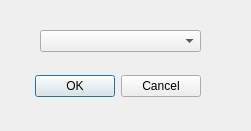
<?xml version="1.0" encoding="UTF-8"?>
<ui version="4.0">
 <class>egyeniuzenet</class>
 <widget class="QDialog" name="egyeniuzenet">
  <property name="geometry">
   <rect>
    <x>0</x>
    <y>0</y>
    <width>251</width>
    <height>131</height>
   </rect>
  </property>
  <property name="windowTitle">
   <string>Üzenet kiválasztása</string>
  </property>
  <widget class="QDialogButtonBox" name="buttonBox">
   <property name="geometry">
    <rect>
     <x>30</x>
     <y>70</y>
     <width>171</width>
     <height>32</height>
    </rect>
   </property>
   <property name="orientation">
    <enum>Qt::Horizontal</enum>
   </property>
   <property name="standardButtons">
    <set>QDialogButtonBox::Cancel|QDialogButtonBox::Ok</set>
   </property>
  </widget>
  <widget class="QComboBox" name="uzenet">
   <property name="geometry">
    <rect>
     <x>40</x>
     <y>30</y>
     <width>161</width>
     <height>22</height>
    </rect>
   </property>
  </widget>
 </widget>
 <resources/>
 <connections>
  <connection>
   <sender>buttonBox</sender>
   <signal>accepted()</signal>
   <receiver>egyeniuzenet</receiver>
   <slot>accept()</slot>
   <hints>
    <hint type="sourcelabel">
     <x>248</x>
     <y>254</y>
    </hint>
    <hint type="destinationlabel">
     <x>157</x>
     <y>274</y>
    </hint>
   </hints>
  </connection>
  <connection>
   <sender>buttonBox</sender>
   <signal>rejected()</signal>
   <receiver>egyeniuzenet</receiver>
   <slot>reject()</slot>
   <hints>
    <hint type="sourcelabel">
     <x>316</x>
     <y>260</y>
    </hint>
    <hint type="destinationlabel">
     <x>286</x>
     <y>274</y>
    </hint>
   </hints>
  </connection>
 </connections>
</ui>
